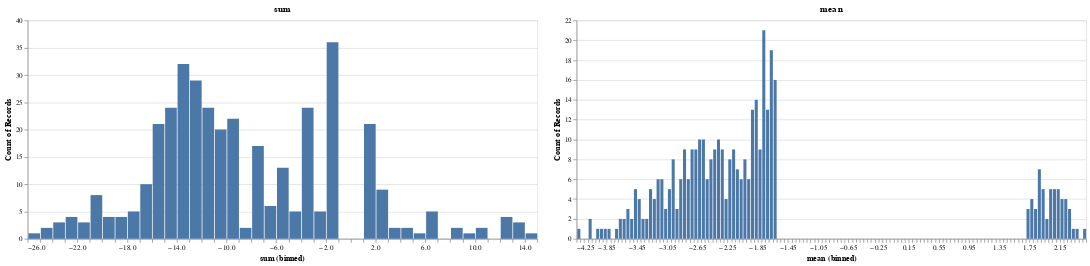

The notebook cell this image was saved under:
### Markdown cell above
### Curated pathways:

### Code cell
nes_sum_mean_dist("cp", abs=False, alpha=0.05)

### Figure 1 — Vega-Lite specification as saved in the notebook (floating-point values rounded to 4 significant figures; data arrays with more than 128 entries replaced by an {"elided": "..."} marker saying what was removed)
{"config": {"view": {"continuousWidth": 300, "continuousHeight": 300}}, "hconcat": [{"mark": {"type": "bar"}, "encoding": {"x": {"bin": {"step": 1}, "field": "sum", "type": "quantitative"}, "y": {"aggregate": "count", "type": "quantitative"}}, "height": 300, "title": "sum", "width": 700}, {"mark": {"type": "bar"}, "encoding": {"x": {"bin": {"step": 0.05}, "field": "mean", "type": "quantitative"}, "y": {"aggregate": "count", "type": "quantitative"}}, "height": 300, "title": "mean", "width": 700}], "data": {"name": "data-583e954c5bf988d9ee864b73c89a78e3"}, "$schema": "https://vega.github.io/schema/vega-lite/v5.15.1.json", "datasets": {"data-583e954c5bf988d9ee864b73c89a78e3": {"elided": "377 records"}}}
